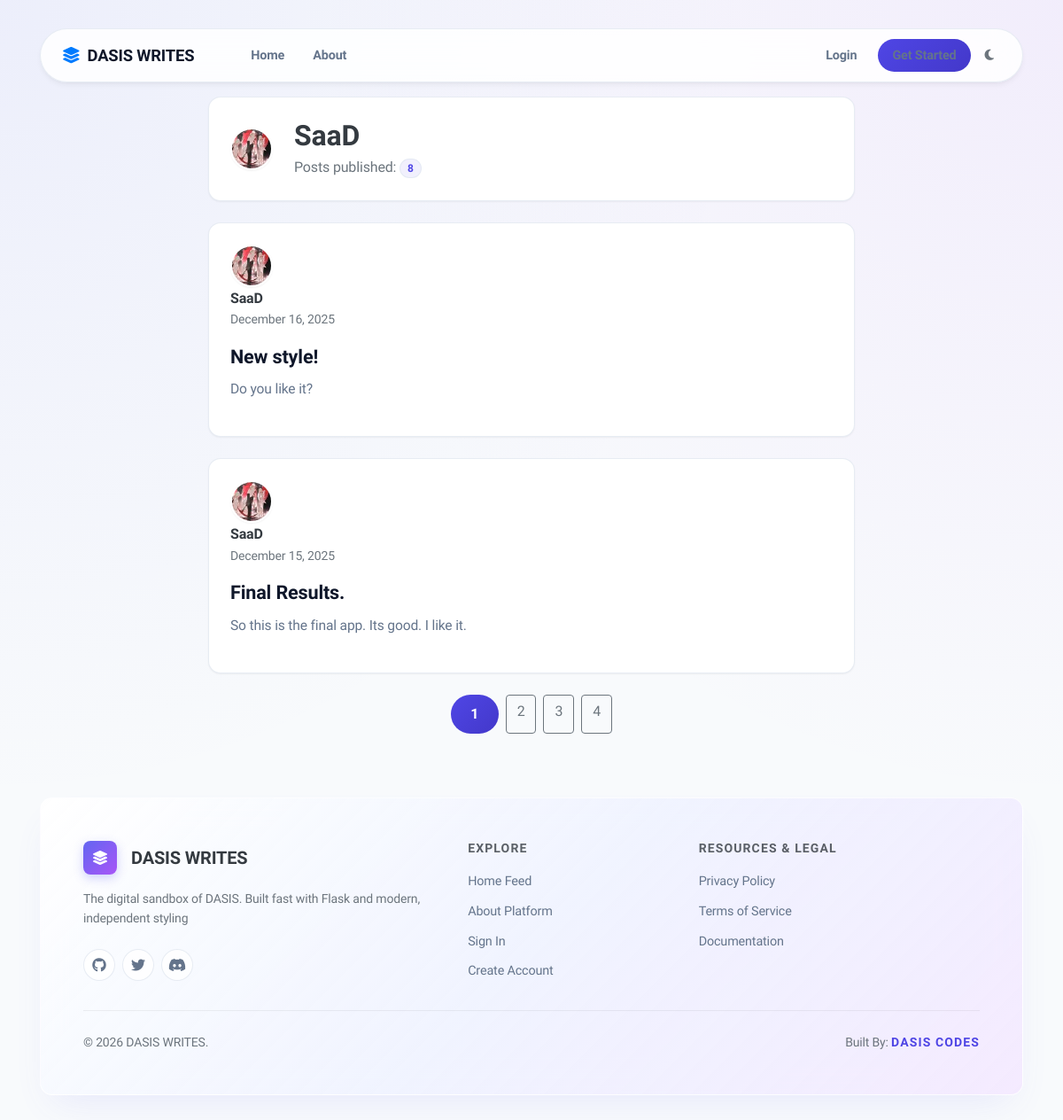
/user/SaaD, run on the app's committed database.
### app/models.py (models this page shows, shortened)
class User(db.Model, UserMixin):
    id = db.Column(db.Integer, primary_key=True)
    username = db.Column(db.String(20), unique=True, nullable=False)
    email = db.Column(db.String(120), unique=True, nullable=False)
    image_file = db.Column(db.String(40), nullable=False, default='default.jpg')
    password = db.Column(db.String(60), nullable=False)
    posts = db.relationship('Post', backref='author', lazy=True)

class Post(db.Model):
    id = db.Column(db.Integer, primary_key=True)
    title = db.Column(db.String(100), nullable=False)
    date_posted = db.Column(db.DateTime, nullable=False, default=datetime.utcnow)
    content = db.Column(db.Text, nullable=False)
    user_id = db.Column(db.Integer, db.ForeignKey('user.id'), nullable=False)

### app/user/routes.py (the view)
@user.route("/user/<string:username>")
def user_posts(username):
    page = request.args.get("page", 1, type=int)
    user = User.query.filter_by(username=username).first_or_404()
    posts = (
        Post.query.filter_by(author=user)
        .order_by(Post.date_posted.desc())
        .paginate(page=page, per_page=2)
    )
    return render_template("user_posts.html", posts=posts, user=user)

### app/templates/user_posts.html (shortened to what this page needs)
{% extends "layout.html" %}
{% block content %}
    <div class="content-section d-flex align-items-center mb-4">
        <img class="account-img mr-4" src="{{ url_for('static', filename='pics/' + user.image_file) }}" alt="{{ user.username }}'s avatar">
        <div>
            <h2 class="font-weight-bold text-dark mb-1">{{ user.username }}</h2>
            <p class="text-muted mb-0">Posts published: <span class="badge badge-primary badge-pill px-2 py-1">{{ posts.total }}</span></p>
        </div>
    </div>
    {% for post in posts.items %}
        <article class="content-section">
            <div class="article-metadata">
                <img class="article-img mr-3" src="{{ url_for('static', filename='pics/' + post.author.image_file) }}" alt="{{ post.author.username }}'s avatar">
                <div class="d-flex flex-column">
                    <a class="font-weight-bold text-dark text-decoration-none" href="{{ url_for('user.user_posts', username=post.author.username) }}">
                        {{ post.author.username }}
                    </a>
                    <small class="text-muted">{{ post.date_posted.strftime('%B %d, %Y') }}</small>
                </div>
            </div>
            <h2 class="mb-2 mt-2">
                <a class="article-title" href="{{ url_for('posts.post', post_id=post.id) }}">{{ post.title }}</a>
            </h2>
            <p class="article-content">
                {{ post.content | truncate(150, True, '...') }}
            </p>
        </article>
    {% endfor %}
    <div class="d-flex justify-content-center my-4">
        {% for page_num in posts.iter_pages(left_edge=1, right_edge=1, left_current=1, right_current=2) %}
            {% if page_num %}
                {% if posts.page == page_num %}
                    <a class="btn btn-primary mx-1" href="{{ url_for('user.user_posts', username=user.username, page=page_num) }}">{{ page_num }}</a>
                {% else %}
                    <a class="btn btn-outline-secondary mx-1" href="{{ url_for('user.user_posts', username=user.username, page=page_num) }}">{{ page_num }}</a>
                {% endif %}
            {% else %}
                <span class="mx-1 text-muted align-self-center">...</span>
            {% endif %}
        {% endfor %}
    </div>
{% endblock content %}

### app/templates/layout.html (shortened to what this page needs)
<!DOCTYPE html>
<html lang="en">
<head>
    <link rel="stylesheet" href="https://cdnjs.cloudflare.com/ajax/libs/font-awesome/6.4.0/css/all.min.css">
    <link rel="stylesheet" href="https://cdn.jsdelivr.net/npm/bootstrap@4.6.2/dist/css/bootstrap.min.css">
    <link id="theme-stylesheet" rel="stylesheet" type="text/css" href="{{ url_for('static', filename='css/design.css') }}?v=3">
</head>
<body class="bg-custom">
    <header class="site-header container pt-3">
        <nav class="navbar navbar-expand-md floating-navbar px-4">
            <a class="navbar-brand font-weight-bold" href="{{ url_for('main.home') }}">
                <i class="fas fa-layer-group text-primary mr-2"></i>DASIS WRITES
            <div class="collapse navbar-collapse" id="navbarToggle">
                <div class="navbar-nav mr-auto">
                    <a class="nav-item nav-link" href="{{ url_for('main.home') }}">Home</a>
                    <a class="nav-item nav-link" href="{{ url_for('main.about') }}">About</a>
                </div>
                <div class="navbar-nav align-items-center">
                    {% if current_user.is_authenticated %}
                        <a class="nav-item nav-link" href="{{ url_for('posts.new_post') }}">
                            <i class="fas fa-pen-nib mr-1"></i>New Post
                        </a>
                        <a class="nav-item nav-link" href="{{ url_for('user.account') }}">
                            <i class="fas fa-user-circle mr-1"></i>Account
                        </a>
                        <a class="nav-item nav-link text-danger" href="{{ url_for('user.logout') }}">Logout</a>
                    {% else %}
                        <a class="nav-item nav-link" href="{{ url_for('user.login') }}">Login</a>
                        <a class="nav-item nav-link btn btn-primary text-white ml-md-2 px-3 shadow-none" href="{{ url_for('user.register') }}">Get Started</a>
                    {% endif %}
                    <button id="theme-toggle" class="btn btn-sm text-muted ml-md-2 border-0 bg-transparent" type="button" aria-label="Toggle Theme">
                        <i id="theme-toggle-icon" class="fas fa-moon"></i>
                    </button>
                </div>
            </div>
        </nav>
    </header>
    <main role="main" class="container mt-4">
        <div class="row justify-content-center">
            <div class="col-lg-10 col-xl-8">
                {% block content %}{% endblock %}
            </div>
        </div>
    </main>
    <footer class="container my-5">
        <div class="footer-gradient-box p-4 p-md-5">
            <div class="row gy-4">
                <div class="col-lg-5 mb-4 mb-lg-0">
                    <div class="d-flex align-items-center mb-3">
                        <div class="brand-icon-wrapper mr-3">
                            <i class="fas fa-layer-group text-white"></i>
                        </div>
                        <span class="font-weight-bold h5 mb-0 text-dark">DASIS WRITES</span>
                    </div>
                    <p class="text-muted small pr-lg-4 mb-4">
                        The digital sandbox of DASIS. Built fast with Flask and modern, independent styling
                    </p>
                    <div class="d-flex align-items-center social-links">
                        <a href="#" class="social-btn mr-2" aria-label="Github"><i class="fab fa-github"></i></a>
                        <a href="#" class="social-btn mr-2" aria-label="Twitter"><i class="fab fa-twitter"></i></a>
                        <a href="#" class="social-btn" aria-label="Discord"><i class="fab fa-discord"></i></a>
                    </div>
                </div>
                <div class="col-6 col-lg-3 mb-3 mb-lg-0">
                    <h6 class="font-weight-bold text-dark small text-uppercase tracking-wider mb-3">Explore</h6>
                    <ul class="list-unstyled mb-0">
                        <li class="mb-2"><a href="{{ url_for('main.home') }}" class="footer-link">Home Feed</a></li>
                        <li class="mb-2"><a href="{{ url_for('main.about') }}" class="footer-link">About Platform</a></li>
                        {% if current_user.is_authenticated %}
                            <li class="mb-2"><a href="{{ url_for('posts.new_post') }}" class="footer-link">Write a Post</a></li>
                            <li class="mb-2"><a href="{{ url_for('user.account') }}" class="footer-link">Account Settings</a></li>
                        {% else %}
                            <li class="mb-2"><a href="{{ url_for('user.login') }}" class="footer-link">Sign In</a></li>
                            <li class="mb-2"><a href="{{ url_for('user.register') }}" class="footer-link">Create Account</a></li>
                        {% endif %}
                    </ul>
                </div>
                <div class="col-6 col-lg-4">
                    <h6 class="font-weight-bold text-dark small text-uppercase tracking-wider mb-3">Resources & Legal</h6>
                    <ul class="list-unstyled mb-0">
                        <li class="mb-2"><a href="#" class="footer-link">Privacy Policy</a></li>
                        <li class="mb-2"><a href="#" class="footer-link">Terms of Service</a></li>
                        <li class="mb-2"><a href="#" class="footer-link">Documentation</a></li>
                    </ul>
                </div>
            </div>
            <hr class="footer-divider my-4">
            <div class="d-flex flex-column flex-md-row justify-content-between align-items-center text-muted small">
                <span>&copy; 2026 DASIS WRITES.</span>
                <span class="mt-2 mt-md-0">
        Built By:  <a href="https://dasiscodes.com" target="_blank" rel="noopener noreferrer" class="dasis-brand-link">DASIS CODES</a>
    </span>
            </div>
        </div>
    </footer>
</body>
</html>

### app/static/css/design.css (style rules this page uses)
body.bg-custom { background-color: #f8fafc !important; background-image: radial-gradient(at 0% 0%, rgba(99, 102, 241, 0.08) 0px, transparent 50%), radial-gradient(at 100% 0%, rgba(168, 85, 247, 0.08) 0px, transparent 50%) !important; background-attachment: fixed !important; }
:root { --bg-main: #f8fafc; --bg-card: #ffffff; --bg-glass: rgba(255, 255, 255, 0.85); --border-color: rgba(226, 232, 240, 0.8); --border-hover: rgba(203, 213, 225, 0.9); --primary: #4f46e5; --primary-hover: #4338ca; --primary-subtle: rgba(79, 70, 229, 0.08); --primary-glow: rgba(79, 70, 229, 0.25); --text-main: #0f172a; --text-muted: #64748b; --shadow-sm: 0 1px 2px 0 rgba(0, 0, 0, 0.05); --shadow-md: 0 4px 6px -1px rgba(0, 0, 0, 0.05), 0 2px 4px -2px rgba(0, 0, 0, 0.05); --shadow-lg: 0 10px 25px -5px rgba(15, 23, 42, 0.08); --radius-sm: 8px; --radius-md: 14px; --radius-pill: 9999px; --transition: all 0.25s cubic-bezier(0.16, 1, 0.3, 1); }
body { background-color: var(--bg-main); background-image: radial-gradient(at 0% 0%, rgba(99, 102, 241, 0.05) 0px, transparent 50%), radial-gradient(at 100% 0%, rgba(168, 85, 247, 0.05) 0px, transparent 50%); background-attachment: fixed; color: var(--text-main); font-family: 'Plus Jakarta Sans', -apple-system, BlinkMacSystemFont, sans-serif; letter-spacing: -0.01em; line-height: 1.6; }
.site-header { position: sticky; top: 1rem; z-index: 1030; margin-bottom: 2rem; }
.floating-navbar { background: var(--bg-glass); backdrop-filter: blur(16px); -webkit-backdrop-filter: blur(16px); border: 1px solid var(--border-color); border-radius: var(--radius-pill); box-shadow: var(--shadow-md); padding: 0.6rem 1.2rem; transition: var(--transition); }
.navbar-brand { font-weight: 800; color: var(--text-main) !important; font-size: 1.15rem; }
.nav-link { color: var(--text-muted) !important; font-weight: 600; font-size: 0.9rem; padding: 0.5rem 1rem !important; border-radius: var(--radius-pill); transition: var(--transition); }
.content-section { background: var(--bg-card); border: 1px solid var(--border-color); border-radius: var(--radius-md); box-shadow: var(--shadow-sm); padding: 1.5rem; margin-bottom: 1.5rem; transition: var(--transition); }
.article-title { color: var(--text-main); font-weight: 700; font-size: 1.35rem; text-decoration: none; transition: var(--transition); }
.article-content { color: var(--text-muted); font-size: 0.975rem; line-height: 1.7; }
.btn-primary { background: linear-gradient(135deg, #4f46e5, #4338ca); border: none; border-radius: var(--radius-pill); font-weight: 600; padding: 0.6rem 1.4rem; transition: var(--transition); }
.article-img, .account-img { width: 48px; height: 48px; border-radius: var(--radius-pill); object-fit: cover; border: 2px solid #ffffff; box-shadow: var(--shadow-sm); }
.badge-primary { background-color: var(--primary-subtle) !important; color: var(--primary) !important; border: 1px solid var(--border-color); font-weight: 600; }
.footer-gradient-box { background: linear-gradient(135deg, rgba(255, 255, 255, 0.9) 0%, rgba(238, 242, 255, 0.8) 50%, rgba(243, 232, 255, 0.9) 100%); backdrop-filter: blur(20px); -webkit-backdrop-filter: blur(20px); border: 1px solid rgba(255, 255, 255, 0.8); border-radius: var(--radius-md); box-shadow: 0 20px 40px -15px rgba(99, 102, 241, 0.12); }
.brand-icon-wrapper { width: 38px; height: 38px; background: linear-gradient(135deg, #6366f1, #a855f7); border-radius: var(--radius-sm); display: flex; align-items: center; justify-content: center; box-shadow: 0 4px 12px rgba(99, 102, 241, 0.3); }
.tracking-wider { letter-spacing: 0.08em; opacity: 0.8; }
.footer-link { color: var(--text-muted); font-size: 0.9rem; font-weight: 500; text-decoration: none; transition: var(--transition); }
.social-btn { width: 36px; height: 36px; border-radius: var(--radius-pill); background: rgba(255, 255, 255, 0.8); border: 1px solid var(--border-color); color: var(--text-muted); display: flex; align-items: center; justify-content: center; text-decoration: none; transition: var(--transition); }
.footer-divider { border-top: 1px solid rgba(0, 0, 0, 0.06); }
.dasis-brand-link { font-family: 'Orbitron', sans-serif; font-weight: 700; letter-spacing: 0.08em; color: var(--primary) !important; text-decoration: none; transition: var(--transition); text-transform: uppercase; }

### data on the page
User: image_file (picture), username "SaaD"
Post: image_file (picture), author.username "SaaD", date_posted "December 16, 2025", title "New style!", content "Do you like it?"
Post: image_file (picture), author.username "SaaD", date_posted "December 15, 2025", title "Final Results.", content "So this is the final app. Its good. I like it."

### other printed values
{{ posts.total }} "8"
{{ page_num }} "1"
{{ page_num }} "2" "3" "4"
